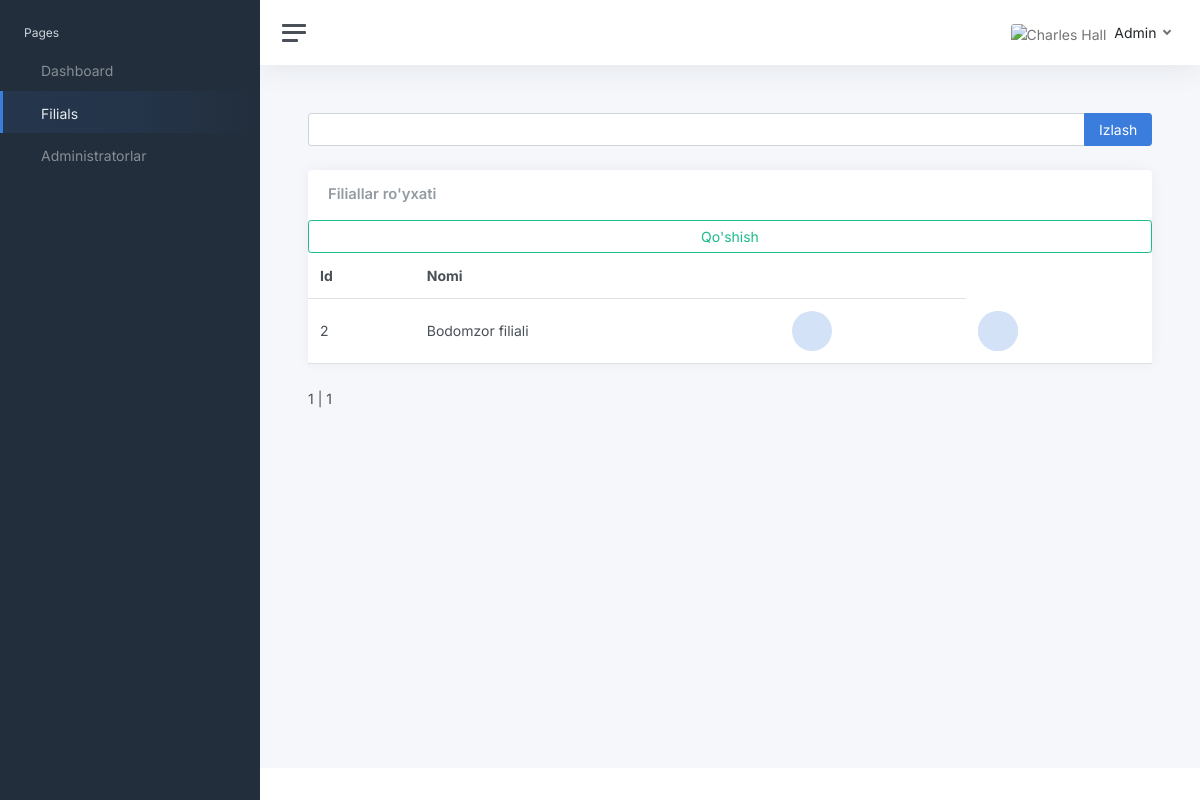
/superadmin/filials/ (signed in), run on an earlier commit of the app's database.
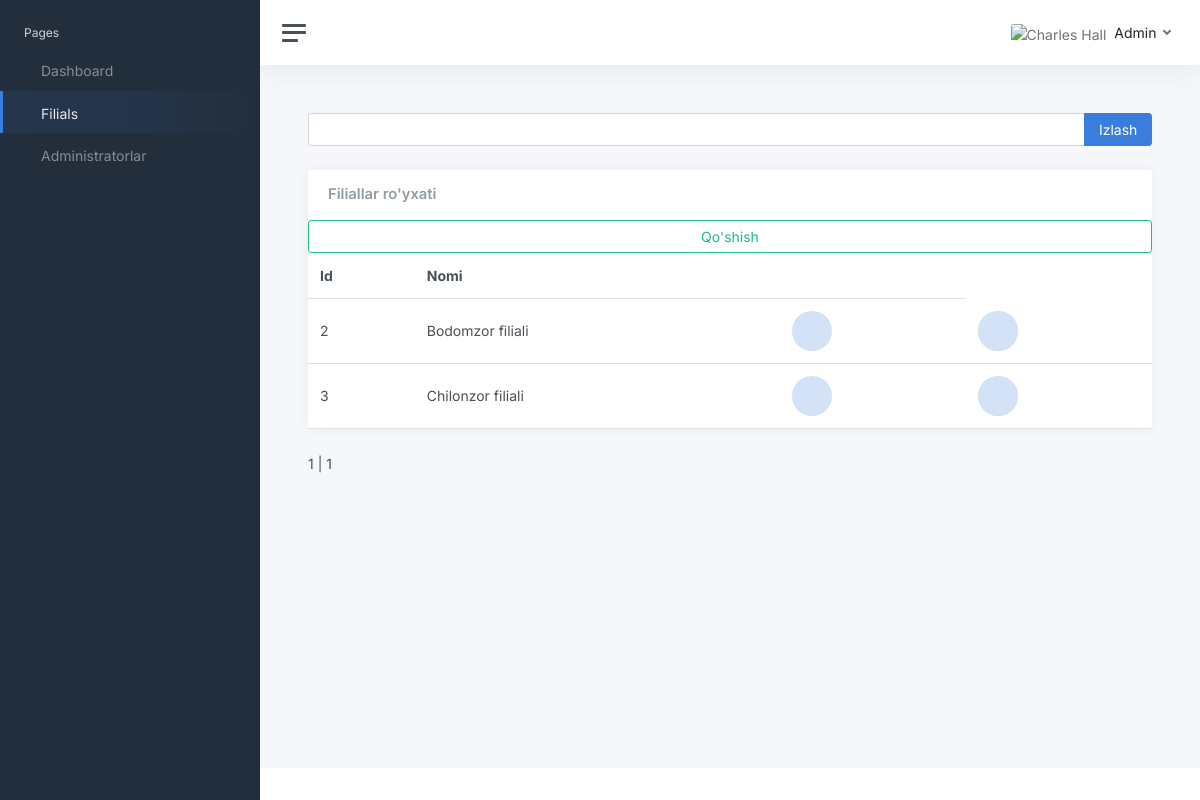
And on a later commit of the database.
### apps/superadmin/models.py (models this page shows, shortened)
class Filial(models.Model):
    filial_name = models.CharField(max_length=200, null=True, blank=True)
    class Meta:
        verbose_name = "Filial"
        verbose_name_plural = "Filiallar"

### apps/superadmin/views.py (the view)
# urls.py: path('filials/', views.filials, name='admin_filials'),
@login_required(login_url="/login/")
def filials(request):
    if not request.user.is_superuser:
        return redirect('/login/')
    all_filials = Filial.objects.all()
    search_query = request.GET.get('q')
    if search_query:
        all_filials = all_filials.filter(Q(name__icontains=search_query))
    paginator = Paginator(all_filials, 50)
    page_number = request.GET.get('page')
    page_obj = paginator.get_page(page_number)
    context = {
        'page_obj': page_obj,
        "segment": "filials"
    }
    html_template = loader.get_template('home/superuser/filials.html')
    return HttpResponse(html_template.render(context, request))

### apps/templates/home/superuser/filials.html (shortened to what this page needs)
{% extends "layouts/base.html" %}
{% load static %}
{% block body_class %} dashboard {% endblock body_class %}
{% block stylesheets %}
  <link href="{% static 'css/app.css' %}" rel="stylesheet">
{% endblock stylesheets %}
{% block content %}
			<main class="content">
				<div class="container-fluid p-0">
					<form class="input-group mb-4" method="get">
						<input class="form-control" type="text" name="q" value="{{ search_query }}">
						<button class="input-group-text btn btn-primary" type="submit">Izlash</button>
					</form>
					<div class="row">
						<div class="col-12 col-lg-12 col-xxl-12 d-flex">
							<div class="card flex-fill">
								<div class="card-header">
									<h5 class="card-title mb-0">Filiallar ro'yxati</h5>
								</div>
								<table class="table table-hover my-0">
									<thead>
										<tr>
											<th>Id</th>
											<th>Nomi</th>
											<th></th>
										</tr>
									</thead>
									<tbody>
									{% for filial in page_obj %}
										<tr>
											<td class="d-none d-xl-table-cell">{{ filial.id }}</td>
											<td class="d-none d-xl-table-cell">{{ filial.filial_name }}</td>
											<td class="d-none d-md-table-cell">
												<div class="col-auto">
													<div class="stat text-primary">
													</div>
												</div>
											</td>
											<td class="d-none d-md-table-cell">
												<div class="col-auto">
													<div class="stat text-primary">
														<div class="stat text-primary">
														</div>
													</div>
												</div>
											</td>
										</tr>
									{% endfor %}
									<a class="btn btn-outline-success text-right" href="{% url 'admin_filial_create' %}">
										Qo'shish
									</a>
									</tbody>
								</table>
							</div>
						</div>
					</div>
					<div class="pagination">
						<span class="step-links">
							<span class="current-page">
								{{ page_obj.number }} | {{ page_obj.paginator.num_pages }}
							</span>
						</span>
					</div>
                </div>
            </main>
{% endblock content %}

What changed in the data, as far as the page shows it:
added Filial: id "3", filial_name "Chilonzor filiali"
